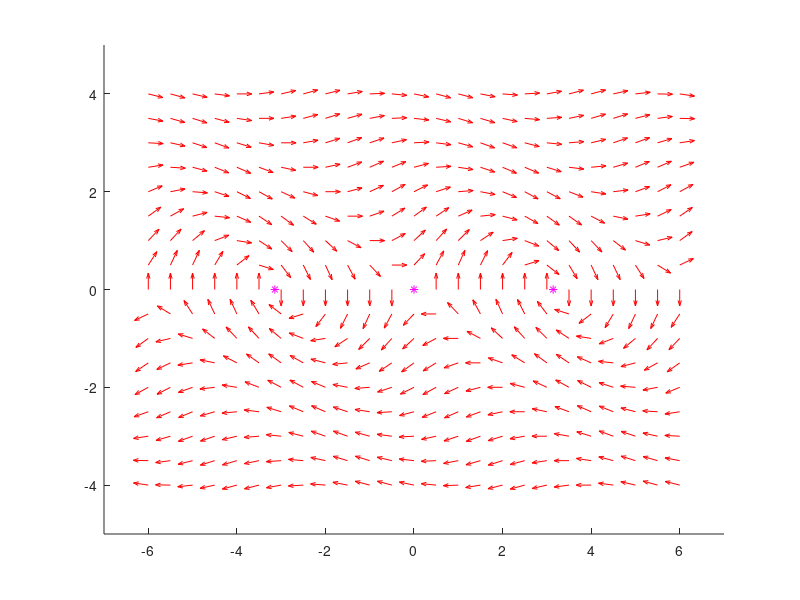

This chart was generated by the following MATLAB code: (Note: this script raises an error after producing the figure.)
function phasemovie
clc; clf;
tmax = 10;
x = -6:0.5:6;
y = -4:0.5:4;
axis([-7, 7, -5, 5]);
hold on;
plot(0, 0, 'm*', -pi, 0, 'm*', pi, 0, 'm*');

% chertaem vektorno pole
[X, Y] = meshgrid(x, y);
X1 = Y; Y1 = sin(X + Y);
D1 = sqrt(X1.^2 + Y1.^2);
quiver(X, Y, X1./D1, Y1./D1, 0.5, 'r');
%daspect([1, 1, 1]);

    function z = rhs(t, y)
        z = [y(2); sin(y(1) + y(2))];
    end

[x0, y0] = ginput(1);
plot(x0, y0, 'g*')
[T, Z] = ode45(@rhs, [0, tmax], [x0, y0]);
for k=1:length(T)
    plot(Z(1:k, 1), Z(1:k, 2));
    M(k) = getframe;
end
movie(M, 2);

end